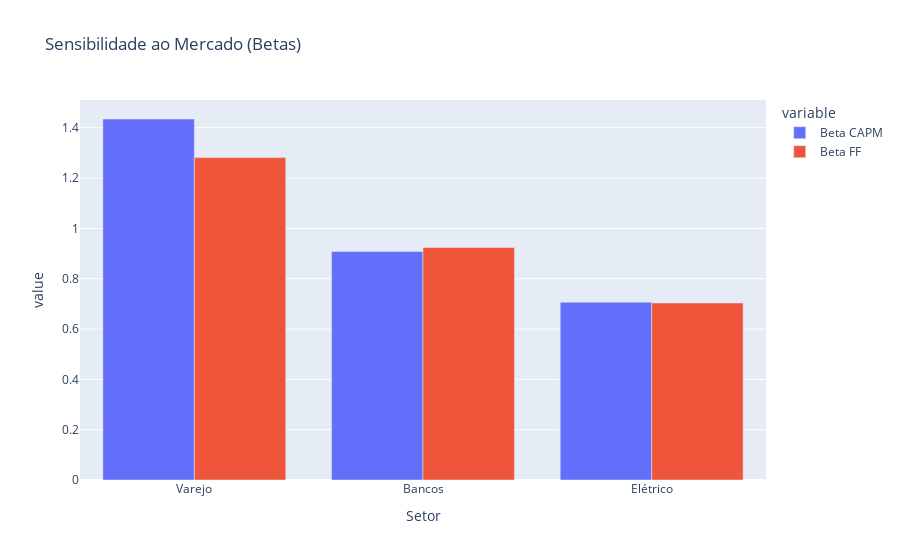

This figure's notebook cell:
### Markdown cell above
# Sensibilidade de Mercado

### Code cell
betas_data = pd.DataFrame({
    'Setor': ['Varejo', 'Bancos', 'Elétrico'],
    'Beta CAPM': [modelo_capm_varejo.params['Rm_minus_Rf'], 
                  modelo_capm_bancos.params['Rm_minus_Rf'],
                  modelo_capm_eletrico.params['Rm_minus_Rf']],
    'Beta FF': [modelo_ff_varejo.params['Rm_minus_Rf'], 
                modelo_ff_bancos.params['Rm_minus_Rf'],
                modelo_ff_eletrico.params['Rm_minus_Rf']]
})

fig4 = px.bar(betas_data, x='Setor', y=['Beta CAPM', 'Beta FF'],
             title='Sensibilidade ao Mercado (Betas)', barmode='group')
fig4.show()

### Figure 1 — Plotly figure (JSON) as saved in the notebook; plotly's stock layout.template omitted (floating-point values rounded to 4 significant figures)
{"data": [{"alignmentgroup": "True", "hovertemplate": "variable=Beta CAPM<br>Setor=%{x}<br>value=%{y}<extra></extra>", "legendgroup": "Beta CAPM", "marker": {"color": "#636efa", "pattern": {"shape": ""}}, "name": "Beta CAPM", "offsetgroup": "Beta CAPM", "orientation": "v", "showlegend": true, "textposition": "auto", "type": "bar", "x": ["Varejo", "Bancos", "Elétrico"], "xaxis": "x", "y": [1.435, 0.9085, 0.7065], "yaxis": "y"}, {"alignmentgroup": "True", "hovertemplate": "variable=Beta FF<br>Setor=%{x}<br>value=%{y}<extra></extra>", "legendgroup": "Beta FF", "marker": {"color": "#EF553B", "pattern": {"shape": ""}}, "name": "Beta FF", "offsetgroup": "Beta FF", "orientation": "v", "showlegend": true, "textposition": "auto", "type": "bar", "x": ["Varejo", "Bancos", "Elétrico"], "xaxis": "x", "y": [1.281, 0.9242, 0.7035], "yaxis": "y"}], "layout": {"barmode": "group", "legend": {"title": {"text": "variable"}, "tracegroupgap": 0}, "title": {"text": "Sensibilidade ao Mercado (Betas)"}, "xaxis": {"anchor": "y", "domain": [0, 1], "title": {"text": "Setor"}}, "yaxis": {"anchor": "x", "domain": [0, 1], "title": {"text": "value"}}}}
